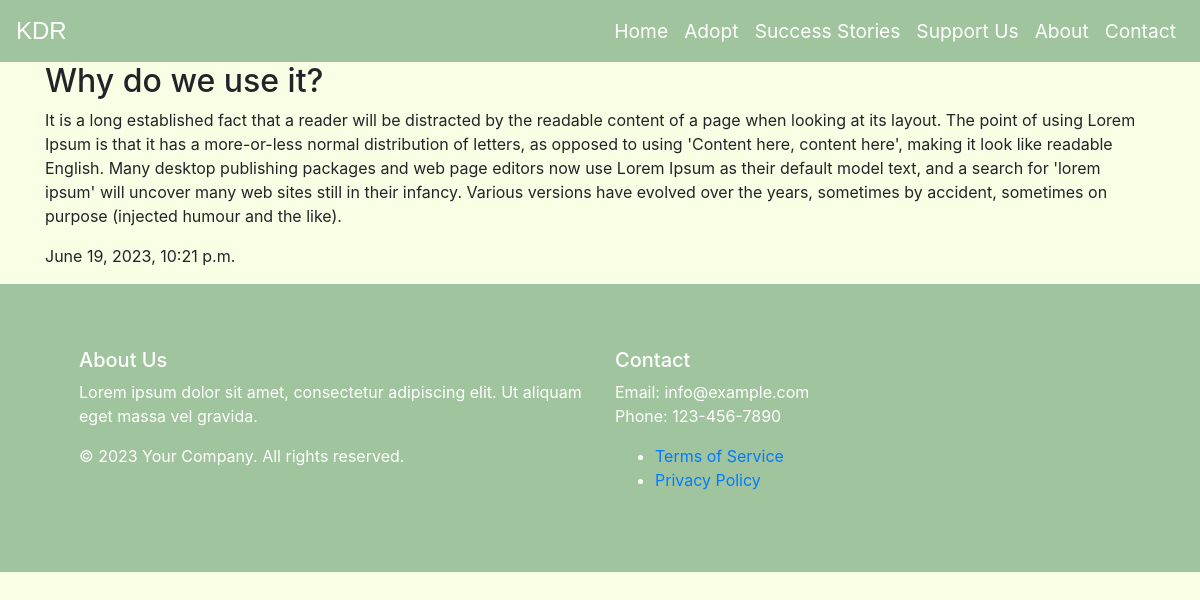
The app's page /success-stories/post2 with its own data.
### posts_app/models.py (models this page shows, shortened)
class Post(models.Model):
    title = models.CharField(max_length=100)
    slug = models.SlugField()
    body = models.TextField()
    date = models.DateTimeField(auto_now_add=True)

### posts_app/views.py (the view)
# urls.py: path('<slug:slug>', views.post_detail, name='post_detail'),
def post_detail(request, slug=None):
    post_obj = None
    if slug is not None:
        try:
            post_obj = Post.objects.get(slug=slug)
        except: raise Http404
    context = {
        'object': post_obj,
    }
    return render(request, 'posts_app/detail.html', context)

### posts_app/templates/posts_app/detail.html
{% extends 'base.html' %} {% block content %}
<div class="container">
    <div class="artile">
      <h2>{{object.title}}</h2>
      <p>{{object.body}}</p>
      <p>{{object.date}}</p>
    </div>
</div>
{% endblock content %}

### static/styles/main.css (style rules this page uses)
body { background-color: #F7FFE5; }

### records on screen
Post: title "Why do we use it?", body "It is a long established fact that a reader will be distracted by the readable content of a page when looking at its layout. The point of using Lorem Ipsum is that it has a more-or-less normal distribution of letters, as opposed to using 'Content here, content here', making it look like readable English. Many desktop publishing packages and web page editors now use Lorem Ipsum as their default model text, and a search for 'lorem ipsum' will uncover many web sites still in their infancy. Various versions have evolved over the years, sometimes by accident, sometimes on purpose (injected humour and the like).", date "June 19, 2023, 10:21 p.m."
